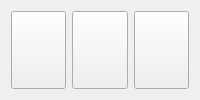
                     <widget class="QWidget" name="video_option_menu">
                      <layout class="QVBoxLayout" name="verticalLayout_20">
                       <item>
                        <layout class="QHBoxLayout" name="horizontalLayout_6">
                         <item>
                          <widget class="QPushButton" name="btn_local_footage">
                           <property name="maximumSize">
                            <size>
                             <width>80</width>
                             <height>80</height>
                            </size>
                           </property>
                           <property name="cursor">
                            <cursorShape>PointingHandCursor</cursorShape>
                           </property>
                           <property name="styleSheet">
                            <string notr="true">::pressed{background-color: #ff79c6}
::active{border:none}</string>
                           </property>
                           <property name="text">
                            <string/>
                           </property>
                           <property name="icon">
                            <iconset resource="../resources.qrc">
                             <normaloff>:/images/images/images/folder_purple.png</normaloff>:/images/images/images/folder_purple.png</iconset>
                           </property>
                           <property name="iconSize">
                            <size>
                             <width>64</width>
                             <height>64</height>
                            </size>
                           </property>
                           <property name="autoDefault">
                            <bool>false</bool>
                           </property>
                          </widget>
                         </item>
                         <item>
                          <widget class="QPushButton" name="btn_cloud_footage">
                           <property name="maximumSize">
                            <size>
                             <width>80</width>
                             <height>80</height>
                            </size>
                           </property>
                           <property name="cursor">
                            <cursorShape>PointingHandCursor</cursorShape>
                           </property>
                           <property name="styleSheet">
                            <string notr="true">::pressed{background-color: #ff79c6}
::active{border:none}</string>
                           </property>
                           <property name="text">
                            <string/>
                           </property>
                           <property name="icon">
                            <iconset resource="../resources.qrc">
                             <normaloff>:/images/images/images/cloud_purple.png</normaloff>:/images/images/images/cloud_purple.png</iconset>
                           </property>
                           <property name="iconSize">
                            <size>
                             <width>80</width>
                             <height>80</height>
                            </size>
                           </property>
                          </widget>
                         </item>
                         <item>
                          <widget class="QPushButton" name="btn_camera_footage">
                           <property name="maximumSize">
                            <size>
                             <width>80</width>
                             <height>80</height>
                            </size>
                           </property>
                           <property name="cursor">
                            <cursorShape>PointingHandCursor</cursorShape>
                           </property>
                           <property name="styleSheet">
                            <string notr="true">::pressed{background-color: #ff79c6}
::active{border:none}</string>
                           </property>
                           <property name="text">
                            <string/>
                           </property>
                           <property name="icon">
                            <iconset resource="../resources.qrc">
                             <normaloff>:/images/images/images/camera_purple.png</normaloff>:/images/images/images/camera_purple.png</iconset>
                           </property>
                           <property name="iconSize">
                            <size>
                             <width>64</width>
                             <height>64</height>
                            </size>
                           </property>
                          </widget>
                         </item>
                        </layout>
                       </item>
                      </layout>
                     </widget>
